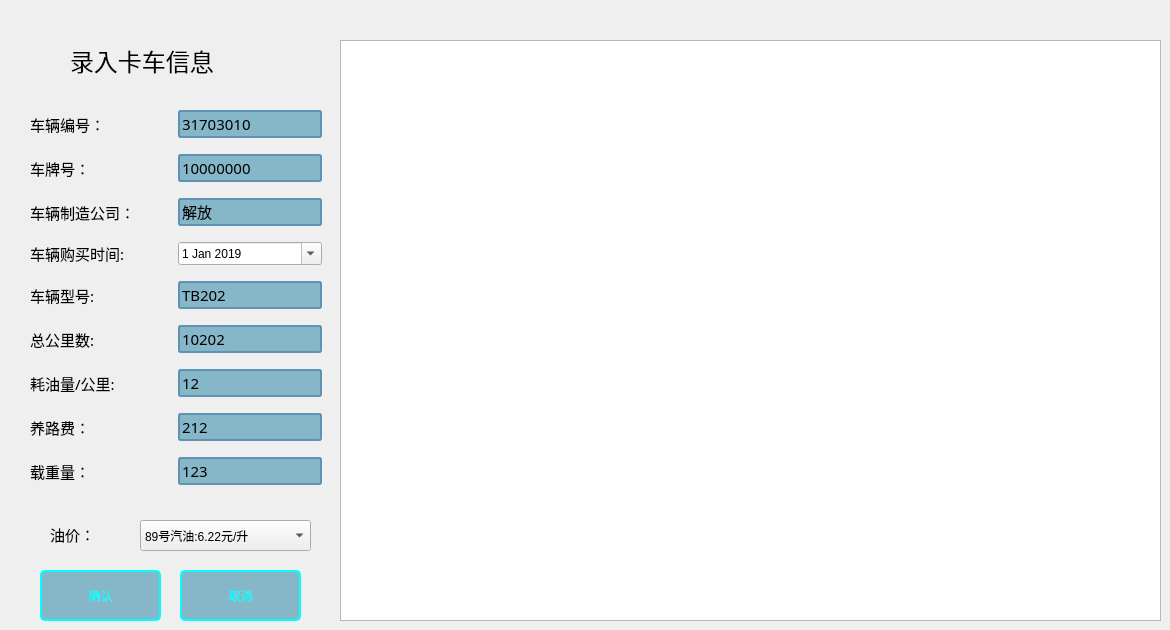
   <widget class="QWidget" name="tab">
    <attribute name="title">
     <string>录入卡车信息</string>
    </attribute>
    <widget class="QLabel" name="label_16">
     <property name="geometry">
      <rect>
       <x>50</x>
       <y>520</y>
       <width>81</width>
       <height>28</height>
      </rect>
     </property>
     <property name="font">
      <font>
       <family>华文楷体</family>
       <pointsize>11</pointsize>
      </font>
     </property>
     <property name="text">
      <string>油价：</string>
     </property>
    </widget>
    <widget class="QComboBox" name="oil_Price">
     <property name="geometry">
      <rect>
       <x>140</x>
       <y>520</y>
       <width>171</width>
       <height>31</height>
      </rect>
     </property>
     <item>
      <property name="text">
       <string>89号汽油:6.22元/升</string>
      </property>
     </item>
     <item>
      <property name="text">
       <string>92号汽油:6.63元/升</string>
      </property>
     </item>
     <item>
      <property name="text">
       <string>95号汽油:7.05元/升</string>
      </property>
     </item>
     <item>
      <property name="text">
       <string>0号柴油:6.25元/升</string>
      </property>
     </item>
    </widget>
    <widget class="QWidget" name="layoutWidget">
     <property name="geometry">
      <rect>
       <x>30</x>
       <y>100</y>
       <width>292</width>
       <height>401</height>
      </rect>
     </property>
     <layout class="QGridLayout" name="gridLayout">
      <item row="1" column="0">
       <widget class="QLabel" name="label_15">
        <property name="font">
         <font>
          <family>华文楷体</family>
          <pointsize>11</pointsize>
         </font>
        </property>
        <property name="text">
         <string>车牌号：</string>
        </property>
       </widget>
      </item>
      <item row="8" column="1">
       <widget class="QLineEdit" name="line_Load_Capacity">
        <property name="minimumSize">
         <size>
          <width>144</width>
          <height>28</height>
         </size>
        </property>
        <property name="maximumSize">
         <size>
          <width>144</width>
          <height>28</height>
         </size>
        </property>
        <property name="font">
         <font>
          <family>华文楷体</family>
          <pointsize>11</pointsize>
         </font>
        </property>
        <property name="styleSheet">
         <string notr="true">QLineEdit
{
    background-color: rgb(134,183,200);
    border:2px solid #5F92B2;
    border-radius:3px;
}




</string>
        </property>
        <property name="text">
         <string>123</string>
        </property>
        <property name="maxLength">
         <number>15</number>
        </property>
        <property name="placeholderText">
         <string>请输入载重量  ：kg</string>
        </property>
       </widget>
      </item>
      <item row="5" column="0">
       <widget class="QLabel" name="label_7">
        <property name="font">
         <font>
          <family>华文楷体</family>
          <pointsize>11</pointsize>
         </font>
        </property>
        <property name="text">
         <string>总公里数:</string>
        </property>
       </widget>
      </item>
      <item row="3" column="1">
       <widget class="QDateEdit" name="date_Buy_Time">
        <property name="dateTime">
         <datetime>
          <hour>0</hour>
          <minute>0</minute>
          <second>0</second>
          <year>2019</year>
          <month>1</month>
          <day>1</day>
         </datetime>
        </property>
        <property name="currentSection">
         <enum>QDateTimeEdit::YearSection</enum>
        </property>
        <property name="calendarPopup">
         <bool>true</bool>
        </property>
        <property name="currentSectionIndex">
         <number>0</number>
        </property>
        <property name="timeSpec">
         <enum>Qt::LocalTime</enum>
        </property>
        <property name="date">
         <date>
          <year>2019</year>
          <month>1</month>
          <day>1</day>
         </date>
        </property>
       </widget>
      </item>
      <item row="6" column="1">
       <widget class="QLineEdit" name="line_Oil_Consume_Km">
        <property name="minimumSize">
         <size>
          <width>144</width>
          <height>28</height>
         </size>
        </property>
        <property name="maximumSize">
         <size>
          <width>144</width>
          <height>28</height>
         </size>
        </property>
        <property name="font">
         <font>
          <family>华文楷体</family>
          <pointsize>11</pointsize>
         </font>
        </property>
        <property name="styleSheet">
         <string notr="true">QLineEdit
{
    background-color: rgb(134,183,200);
    border:2px solid #5F92B2;
    border-radius:3px;
}




</string>
        </property>
        <property name="text">
         <string>12</string>
        </property>
        <property name="maxLength">
         <number>15</number>
        </property>
        <property name="cursorPosition">
         <number>2</number>
        </property>
        <property name="placeholderText">
         <string>请输入耗油量</string>
        </property>
       </widget>
      </item>
      <item row="0" column="0">
       <widget class="QLabel" name="label_6">
        <property name="font">
         <font>
          <family>华文楷体</family>
          <pointsize>11</pointsize>
         </font>
        </property>
        <property name="text">
         <string>车辆编号：</string>
        </property>
       </widget>
      </item>
      <item row="2" column="1">
       <widget class="QLineEdit" name="line_Company">
        <property name="minimumSize">
         <size>
          <width>144</width>
          <height>28</height>
         </size>
        </property>
        <property name="maximumSize">
         <size>
          <width>144</width>
          <height>28</height>
         </size>
        </property>
        <property name="font">
         <font>
          <family>华文楷体</family>
          <pointsize>11</pointsize>
         </font>
        </property>
        <property name="toolTipDuration">
         <number>0</number>
        </property>
        <property name="styleSheet">
         <string notr="true">QLineEdit
{
    background-color: rgb(134,183,200);
    border:2px solid #5F92B2;
    border-radius:3px;
}




</string>
        </property>
        <property name="text">
         <string>解放</string>
        </property>
        <property name="maxLength">
         <number>15</number>
        </property>
        <property name="frame">
         <bool>true</bool>
        </property>
        <property name="cursorPosition">
         <number>2</number>
        </property>
        <property name="placeholderText">
         <string>请输入制造公司</string>
        </property>
       </widget>
      </item>
      <item row="8" column="0">
       <widget class="QLabel" name="label_12">
        <property name="font">
         <font>
          <family>华文楷体</family>
          <pointsize>11</pointsize>
         </font>
        </property>
        <property name="text">
         <string>载重量：</string>
        </property>
       </widget>
      </item>
      <item row="0" column="1">
       <widget class="QLineEdit" name="line_Id">
        <property name="minimumSize">
         <size>
          <width>144</width>
          <height>28</height>
         </size>
        </property>
        <property name="maximumSize">
         <size>
          <width>144</width>
          <height>28</height>
         </size>
        </property>
        <property name="font">
         <font>
          <family>华文楷体</family>
          <pointsize>11</pointsize>
         </font>
        </property>
        <property name="autoFillBackground">
         <bool>false</bool>
        </property>
        <property name="styleSheet">
         <string notr="true">QLineEdit
{
    background-color: rgb(134,183,200);
    border:2px solid #5F92B2;
    border-radius:3px;
}




</string>
        </property>
        <property name="text">
         <string>31703010</string>
        </property>
        <property name="maxLength">
         <number>10</number>
        </property>
        <property name="echoMode">
         <enum>QLineEdit::Normal</enum>
        </property>
        <property name="dragEnabled">
         <bool>false</bool>
        </property>
        <property name="placeholderText">
         <string>请输入车辆编号</string>
        </property>
       </widget>
      </item>
      <item row="2" column="0">
       <widget class="QLabel" name="label_14">
        <property name="font">
         <font>
          <family>华文楷体</family>
          <pointsize>11</pointsize>
         </font>
        </property>
        <property name="text">
         <string>车辆制造公司：</string>
        </property>
       </widget>
      </item>
      <item row="4" column="0">
       <widget class="QLabel" name="label_13">
        <property name="font">
         <font>
          <family>华文楷体</family>
          <pointsize>11</pointsize>
         </font>
        </property>
        <property name="text">
         <string>车辆型号:</string>
        </property>
       </widget>
      </item>
      <item row="7" column="0">
       <widget class="QLabel" name="label_9">
        <property name="font">
         <font>
          <family>华文楷体</family>
          <pointsize>11</pointsize>
         </font>
        </property>
        <property name="text">
         <string>养路费：</string>
        </property>
       </widget>
      </item>
      <item row="1" column="1">
       <widget class="QLineEdit" name="line_No">
        <property name="minimumSize">
         <size>
          <width>144</width>
          <height>28</height>
         </size>
        </property>
        <property name="maximumSize">
         <size>
          <width>144</width>
          <height>28</height>
         </size>
        </property>
        <property name="font">
         <font>
          <family>华文楷体</family>
          <pointsize>11</pointsize>
         </font>
        </property>
        <property name="styleSheet">
         <string notr="true">QLineEdit
{
    background-color: rgb(134,183,200);
    border:2px solid #5F92B2;
    border-radius:3px;
}




</string>
        </property>
        <property name="text">
         <string>10000000</string>
        </property>
        <property name="maxLength">
         <number>10</number>
        </property>
        <property name="echoMode">
         <enum>QLineEdit::Normal</enum>
        </property>
        <property name="cursorPosition">
         <number>8</number>
        </property>
        <property name="placeholderText">
         <string>请输入车牌号</string>
        </property>
       </widget>
      </item>
      <item row="6" column="0">
       <widget class="QLabel" name="label_11">
        <property name="font">
         <font>
          <family>华文楷体</family>
          <pointsize>11</pointsize>
         </font>
        </property>
        <property name="text">
         <string>耗油量/公里:</string>
        </property>
       </widget>
      </item>
      <item row="3" column="0">
       <widget class="QLabel" name="label_10">
        <property name="font">
         <font>
          <family>华文楷体</family>
          <pointsize>11</pointsize>
         </font>
        </property>
        <property name="text">
         <string>车辆购买时间:</string>
        </property>
       </widget>
      </item>
      <item row="7" column="1">
       <widget class="QLineEdit" name="line_Road_Toll">
        <property name="minimumSize">
         <size>
          <width>144</width>
          <height>28</height>
         </size>
        </property>
        <property name="maximumSize">
         <size>
          <width>144</width>
          <height>28</height>
         </size>
        </property>
        <property name="font">
         <font>
          <family>华文楷体</family>
          <pointsize>11</pointsize>
         </font>
        </property>
        <property name="styleSheet">
         <string notr="true">QLineEdit
{
    background-color: rgb(134,183,200);
    border:2px solid #5F92B2;
    border-radius:3px;
}




</string>
        </property>
        <property name="text">
         <string>212</string>
        </property>
        <property name="maxLength">
         <number>10</number>
        </property>
        <property name="echoMode">
         <enum>QLineEdit::Normal</enum>
        </property>
        <property name="placeholderText">
         <string>请输入养路费  ：元</string>
        </property>
       </widget>
      </item>
      <item row="5" column="1">
       <widget class="QLineEdit" name="line_Total_Km">
        <property name="minimumSize">
         <size>
          <width>144</width>
          <height>28</height>
         </size>
        </property>
        <property name="maximumSize">
         <size>
          <width>144</width>
          <height>28</height>
         </size>
        </property>
        <property name="font">
         <font>
          <family>华文楷体</family>
          <pointsize>11</pointsize>
         </font>
        </property>
        <property name="styleSheet">
         <string notr="true">QLineEdit
{
    background-color: rgb(134,183,200);
    border:2px solid #5F92B2;
    border-radius:3px;
}




</string>
        </property>
        <property name="text">
         <string>10202</string>
        </property>
        <property name="maxLength">
         <number>10</number>
        </property>
        <property name="readOnly">
         <bool>false</bool>
        </property>
        <property name="placeholderText">
         <string>请输入总公里数  ：km</string>
        </property>
       </widget>
      </item>
      <item row="4" column="1">
       <widget class="QLineEdit" name="line_Type">
        <property name="minimumSize">
         <size>
          <width>144</width>
          <height>28</height>
         </size>
        </property>
        <property name="maximumSize">
         <size>
          <width>144</width>
          <height>28</height>
         </size>
        </property>
        <property name="font">
         <font>
          <family>华文楷体</family>
          <pointsize>11</pointsize>
         </font>
        </property>
        <property name="styleSheet">
         <string notr="true">QLineEdit
{
    background-color: rgb(134,183,200);
    border:2px solid #5F92B2;
    border-radius:3px;
}




</string>
        </property>
        <property name="text">
         <string>TB202</string>
        </property>
        <property name="maxLength">
         <number>15</number>
        </property>
        <property name="placeholderText">
         <string>请输入型号</string>
        </property>
       </widget>
      </item>
     </layout>
    </widget>
    <widget class="QPushButton" name="btn_Cancel">
     <property name="geometry">
      <rect>
       <x>180</x>
       <y>570</y>
       <width>121</width>
       <height>51</height>
      </rect>
     </property>
     <property name="sizePolicy">
      <sizepolicy hsizetype="Expanding" vsizetype="Expanding">
       <horstretch>0</horstretch>
       <verstretch>0</verstretch>
      </sizepolicy>
     </property>
     <property name="minimumSize">
      <size>
       <width>121</width>
       <height>51</height>
      </size>
     </property>
     <property name="sizeIncrement">
      <size>
       <width>121</width>
       <height>51</height>
      </size>
     </property>
     <property name="font">
      <font>
       <family>黑体</family>
       <pointsize>9</pointsize>
      </font>
     </property>
     <property name="styleSheet">
      <string notr="true">
QPushButton
{
    background-color: rgb(134,183,200);
    border:2px solid rgb(0,255,255);
    border-radius:5px;
    
	color: rgb(0, 255, 255);
}


QPushButton:hover
{
    background-color: rgb(0,130,150);
    border:2px solid #5F92B2;
    border-radius:5px;
    color:white;
}

QPushButton:hover:pressed
{
    background-color:rgb(85,170,255);
    border:2px solid #3C80B1;
    border-radius:5px;
    color:white;
}</string>
     </property>
     <property name="text">
      <string>取消</string>
     </property>
    </widget>
    <widget class="QPushButton" name="btn_Ok">
     <property name="geometry">
      <rect>
       <x>40</x>
       <y>570</y>
       <width>121</width>
       <height>51</height>
      </rect>
     </property>
     <property name="sizePolicy">
      <sizepolicy hsizetype="Expanding" vsizetype="Expanding">
       <horstretch>0</horstretch>
       <verstretch>0</verstretch>
      </sizepolicy>
     </property>
     <property name="font">
      <font>
       <family>黑体</family>
       <pointsize>9</pointsize>
      </font>
     </property>
     <property name="styleSheet">
      <string notr="true">
QPushButton
{
    background-color: rgb(134,183,200);
    border:2px solid rgb(0,255,255);
    border-radius:5px;
   
	color: rgb(0, 255, 255);
}


QPushButton:hover
{
    background-color: rgb(0,130,150);
    border:2px solid #5F92B2;
    border-radius:5px;
    color:white;
}

QPushButton:hover:pressed
{
    background-color:rgb(85,170,255);
    border:2px solid #3C80B1;
    border-radius:5px;
    color:white;
}</string>
     </property>
     <property name="text">
      <string>确认</string>
     </property>
    </widget>
    <widget class="QLabel" name="label">
     <property name="geometry">
      <rect>
       <x>70</x>
       <y>40</y>
       <width>251</width>
       <height>41</height>
      </rect>
     </property>
     <property name="font">
      <font>
       <family>华文楷体</family>
       <pointsize>18</pointsize>
      </font>
     </property>
     <property name="text">
      <string>录入卡车信息</string>
     </property>
    </widget>
    <widget class="QTableView" name="table_Message">
     <property name="geometry">
      <rect>
       <x>340</x>
       <y>40</y>
       <width>821</width>
       <height>581</height>
      </rect>
     </property>
     <property name="focusPolicy">
      <enum>Qt::StrongFocus</enum>
     </property>
     <property name="frameShape">
      <enum>QFrame::StyledPanel</enum>
     </property>
     <property name="frameShadow">
      <enum>QFrame::Sunken</enum>
     </property>
     <property name="lineWidth">
      <number>1</number>
     </property>
     <property name="alternatingRowColors">
      <bool>false</bool>
     </property>
     <property name="textElideMode">
      <enum>Qt::ElideRight</enum>
     </property>
     <property name="showGrid">
      <bool>true</bool>
     </property>
     <property name="gridStyle">
      <enum>Qt::SolidLine</enum>
     </property>
    </widget>
   </widget>
